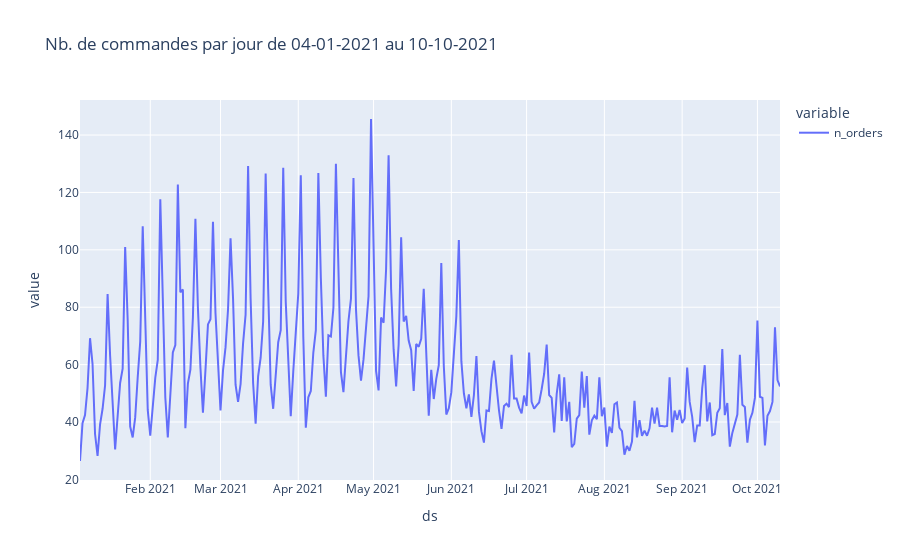

Write notebook code for a chart like this one.
### Code cell
ts.plot(title=f'Nb. de commandes par jour de {ts.index[0].strftime("%d-%m-%Y")} au {ts.index[-1].strftime("%d-%m-%Y")}')

### Figure 1 — Plotly figure (JSON) as saved in the notebook; plotly's stock layout.template omitted (floating-point values rounded to 4 significant figures; data arrays with more than 128 entries replaced by an {"elided": "..."} marker saying what was removed)
{"data": [{"hovertemplate": "variable=n_orders<br>ds=%{x}<br>value=%{y}<extra></extra>", "legendgroup": "n_orders", "line": {"color": "#636efa", "dash": "solid"}, "mode": "lines", "name": "n_orders", "orientation": "v", "showlegend": true, "type": "scatter", "x": {"elided": "280 str values"}, "xaxis": "x", "y": {"elided": "280 float values"}, "yaxis": "y"}], "layout": {"legend": {"title": {"text": "variable"}, "tracegroupgap": 0}, "title": {"text": "Nb. de commandes par jour de 04-01-2021 au 10-10-2021"}, "xaxis": {"anchor": "y", "domain": [0, 1], "title": {"text": "ds"}}, "yaxis": {"anchor": "x", "domain": [0, 1], "title": {"text": "value"}}}}
